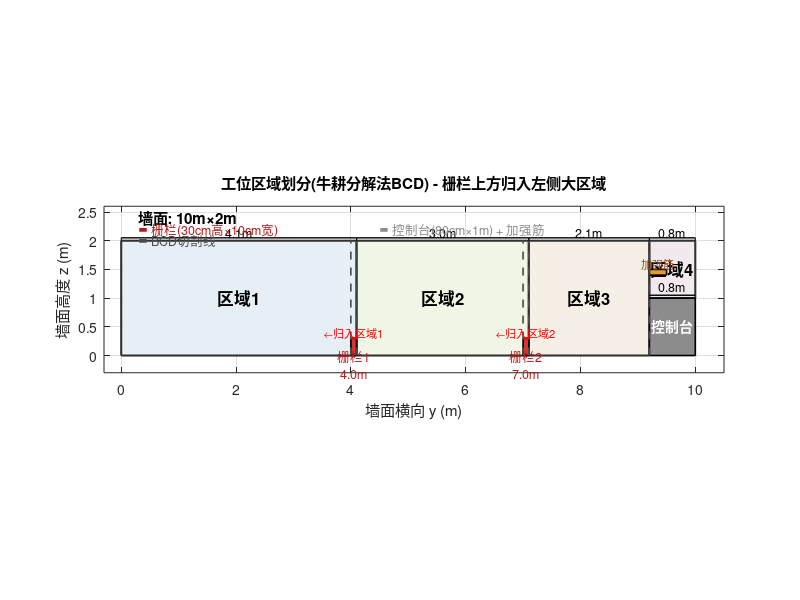

Write MATLAB code to recreate this figure. (Note: this script raises an error after producing the figure.)
%% 舱室绝缘喷涂 - 工位区域划分(牛耕分解法BCD) & 工作点规划
% 墙面: 宽10m×高2m, 机器人中心距墙0.8m, 腕部/喷枪距墙0.4m
% 障碍物: 栅栏1@4m(高30cm宽10cm), 栅栏2@7m, 控制台@9.2-10m(宽80cm高1m, 加强筋@1.4m)
% 区域划分: 牛耕法(BCD), 栅栏上方区域归入左侧大区域
% 工作点: 按机器人单工位覆盖(约1.1m宽×1.6m高)划分, 角落40cm处单独设点, 加强筋单独设点
clear; clc; close all;

%% ===== 参数 =====
WALL_W = 10; WALL_H = 2;        % 墙面 10m×2m
ROBOT_W = 0.80;                  % 机器人中心距墙
GUN_DIST = 0.40;                % 腕部/喷枪距墙

% 栅栏1 @4m, 栅栏2 @7m (高30cm, 宽10cm, 地面起点)
fence1_y = 4.0; fence_w = 0.10; fence_h = 0.30;
fence2_y = 7.0;

% 控制台 @9.2-10m, 宽80cm, 高1m; 加强筋@1.4m (厚10cm宽30cm)
console_y0 = 9.2; console_w = 0.80; console_h = 1.0;
stiff_h = 1.4; stiff_w = 0.30; stiff_t = 0.10;

% 机器人单工位覆盖(Part3结果: 腰扭转±30°, 右臂可达区)
ws_w = 1.1; ws_h = 1.6;          % 单工位覆盖宽×高

%% ===== Part4: 牛耕法(BCD)区域划分 =====
% 障碍物投影到墙面, 切割线由障碍物边界决定
% 切割线 y 坐标: 栅栏左右边 + 控制台左边界
cut_lines = [fence1_y, fence1_y+fence_w, fence2_y, fence2_y+fence_w, console_y0];
cut_lines = unique(cut_lines);

% BCD 区域划分
% 区域1: y=[0, 4.1] (含栅栏1上方, 归入左侧)
% 区域2: y=[4.1, 7.1] (含栅栏2上方, 归入左侧)
% 区域3: y=[7.1, 9.2]
% 区域4: y=[9.2, 10.0] (控制台, z=[1.0, 2.0])
regions = struct('name',{},'y0',{},'y1',{},'z0',{},'z1',{},'color',{},'width',{},'height',{});
regions(1)=struct('name','区域1','y0',0,'y1',4.1,'z0',0,'z1',2.0,'color',[0.85 0.92 0.98],'width',4.1,'height',2.0);
regions(2)=struct('name','区域2','y0',4.1,'y1',7.1,'z0',0,'z1',2.0,'color',[0.92 0.98 0.85],'width',3.0,'height',2.0);
regions(3)=struct('name','区域3','y0',7.1,'y1',9.2,'z0',0,'z1',2.0,'color',[0.98 0.92 0.85],'width',2.1,'height',2.0);
regions(4)=struct('name','区域4','y0',9.2,'y1',10.0,'z0',1.0,'z1',2.0,'color',[0.95 0.88 0.92],'width',0.8,'height',1.0);

%% 图1: 墙面区域划分(BCD)
figure('Position',[60 200 1100 350],'Color','w');
hold on; box on; grid on; axis equal;
xlim([-0.3 10.5]); ylim([-0.3 2.6]);

% 墙面底框
patch([0 WALL_W WALL_W 0],[0 0 WALL_H WALL_H],[0.95 0.95 0.95],'EdgeColor',[0.3 0.3 0.3]);

% 绘制各区域(半透明)
for i=1:numel(regions)
    r=regions(i);
    fill([r.y0 r.y1 r.y1 r.y0],[r.z0 r.z0 r.z1 r.z1],r.color,'FaceAlpha',0.5,'EdgeColor',[0.2 0.2 0.2],'LineWidth',1.5);
    text((r.y0+r.y1)/2, (r.z0+r.z1)/2, r.name, 'FontSize',12,'FontWeight','bold','HorizontalAlignment','center');
end

% 栅栏1 (y=4.0-4.1, z=0-0.3)
patch([fence1_y fence1_y+fence_w fence1_y+fence_w fence1_y],[0 0 fence_h fence_h],[0.85 0.2 0.2],'EdgeColor','k','LineWidth',1.2);
text(fence1_y+fence_w/2, -0.15, sprintf('栅栏1\n%.1fm',fence1_y),'FontSize',9,'HorizontalAlignment','center','Color',[0.7 0.1 0.1]);

% 栅栏2 (y=7.0-7.1, z=0-0.3)
patch([fence2_y fence2_y+fence_w fence2_y+fence_w fence2_y],[0 0 fence_h fence_h],[0.85 0.2 0.2],'EdgeColor','k','LineWidth',1.2);
text(fence2_y+fence_w/2, -0.15, sprintf('栅栏2\n%.1fm',fence2_y),'FontSize',9,'HorizontalAlignment','center','Color',[0.7 0.1 0.1]);

% 控制台 (y=9.2-10.0, z=0-1.0) - 灰色
patch([console_y0 WALL_W WALL_W console_y0],[0 0 console_h console_h],[0.55 0.55 0.55],'EdgeColor','k','LineWidth',1.2);
text(console_y0+console_w/2, console_h/2, '控制台', 'FontSize',10,'FontWeight','bold','HorizontalAlignment','center','Color','w');

% 加强筋 (y=9.2-9.5, z=1.4, 厚10cm宽30cm)
stiff_y0 = console_y0; stiff_y1 = console_y0 + stiff_w;
patch([stiff_y0 stiff_y1 stiff_y1 stiff_y0],[stiff_h stiff_h stiff_h+stiff_t stiff_h+stiff_t],[0.9 0.6 0.2],'EdgeColor','k','LineWidth',1.2);
text(stiff_y0+stiff_w/2, stiff_h+stiff_t+0.1, '加强筋', 'FontSize',8,'HorizontalAlignment','center','Color',[0.6 0.3 0.05]);

% BCD切割线
for cy=cut_lines
    plot([cy cy],[0 WALL_H],'--','Color',[0.3 0.3 0.3],'LineWidth',1.2);
end

% 栅栏上方区域标注(归入左侧)
% 栅栏1上方
plot([fence1_y fence1_y+fence_w],[fence_h fence_h],'r-','LineWidth',1.5);
text(fence1_y+fence_w/2, fence_h+0.1, '\leftarrow归入区域1', 'FontSize',8,'Color','r','HorizontalAlignment','center');
% 栅栏2上方
plot([fence2_y fence2_y+fence_w],[fence_h fence_h],'r-','LineWidth',1.5);
text(fence2_y+fence_w/2, fence_h+0.1, '\leftarrow归入区域2', 'FontSize',8,'Color','r','HorizontalAlignment','center');

% 尺寸标注
for i=1:numel(regions)
    r=regions(i);
    plot([r.y0 r.y1],[r.z1+0.05 r.z1+0.05],'k-','LineWidth',1);
    plot([r.y0 r.y0],[r.z1 r.z1+0.05],'k-'); plot([r.y1 r.y1],[r.z1 r.z1+0.05],'k-');
    text((r.y0+r.y1)/2, r.z1+0.15, sprintf('%.1fm',r.width), 'FontSize',9,'HorizontalAlignment','center');
end
% 控制台宽度
plot([console_y0 WALL_W],[console_h+0.05 console_h+0.05],'k-','LineWidth',1);
text(console_y0+console_w/2, console_h+0.2, sprintf('%.1fm',console_w), 'FontSize',9,'HorizontalAlignment','center');

% 图例/标注
text(0.3, 2.4, '墙面: 10m×2m', 'FontSize',11,'FontWeight','bold');
text(0.3, 2.2, '▬ 栅栏(30cm高×10cm宽)', 'FontSize',9,'Color',[0.7 0.1 0.1]);
text(4.5, 2.2, '▬ 控制台(80cm×1m) + 加强筋', 'FontSize',9,'Color',[0.55 0.55 0.55]);
text(0.3, 2.0, '▬ BCD切割线', 'FontSize',9,'Color',[0.3 0.3 0.3]);

xlabel('墙面横向 y (m)'); ylabel('墙面高度 z (m)');
title('工位区域划分(牛耕分解法BCD) - 栅栏上方归入左侧大区域');
saveas(gcf, fullfile('c:\Users\Yangon\.trae-cn\work\6a7d8c106f3fddaa48e63a71','bcd_regions.png'));

%% ===== Part5: 工作点划分 =====
% 每个区域按机器人单工位覆盖(ws_w×ws_h)划分
% 角落: 距墙端40cm处单独设点, 朝向墙角
% 加强筋: 单独设点, 朝向加强筋位置

corner_offset = 0.40;  % 角落站位距墙边40cm

stations = struct('x',{},'y',{},'z',{},'name',{},'type',{},'cover_y0',{},'cover_y1',{},'cover_z0',{},'cover_z1',{});

% 区域1: y=[0, 4.1], z=[0, 2.0], 宽4.1m -> 4 sub-regions
r = regions(1);
n_cols = ceil(r.width / ws_w);
sub_w = r.width / n_cols;
for c = 1:n_cols
    cy0 = r.y0 + (c-1)*sub_w; cy1 = cy0 + sub_w;
    st_y = (cy0+cy1)/2;
    st_x = ROBOT_W;  % 机器人站位于墙前方80cm
    st_z = 0;
    n = length(stations)+1;
    stations(n) = struct('x',st_x,'y',st_y,'z',st_z,'name',sprintf('R1-%d',c),...
        'type','normal','cover_y0',cy0,'cover_y1',cy1,'cover_z0',r.z0,'cover_z1',r.z1);
end

% 区域2: y=[4.1, 7.1], 宽3.0m -> 3 sub-regions
r = regions(2);
n_cols = ceil(r.width / ws_w);
sub_w = r.width / n_cols;
for c = 1:n_cols
    cy0 = r.y0 + (c-1)*sub_w; cy1 = cy0 + sub_w;
    st_y = (cy0+cy1)/2;
    st_x = ROBOT_W;
    st_z = 0;
    n = length(stations)+1;
    stations(n) = struct('x',st_x,'y',st_y,'z',st_z,'name',sprintf('R2-%d',c),...
        'type','normal','cover_y0',cy0,'cover_y1',cy1,'cover_z0',r.z0,'cover_z1',r.z1);
end

% 区域3: y=[7.1, 9.2], 宽2.1m -> 2 sub-regions
r = regions(3);
n_cols = ceil(r.width / ws_w);
sub_w = r.width / n_cols;
for c = 1:n_cols
    cy0 = r.y0 + (c-1)*sub_w; cy1 = cy0 + sub_w;
    st_y = (cy0+cy1)/2;
    st_x = ROBOT_W;
    st_z = 0;
    n = length(stations)+1;
    stations(n) = struct('x',st_x,'y',st_y,'z',st_z,'name',sprintf('R3-%d',c),...
        'type','normal','cover_y0',cy0,'cover_y1',cy1,'cover_z0',r.z0,'cover_z1',r.z1);
end

% 区域4: 控制台 y=[9.2, 10.0], z=[1.0, 2.0], 宽0.8m -> 1 sub-region, 但需特殊处理
r = regions(4);
for c = 1:1
    cy0 = r.y0; cy1 = r.y1;
    st_y = (cy0+cy1)/2;
    st_x = ROBOT_W;
    st_z = 0;
    n = length(stations)+1;
    stations(n) = struct('x',st_x,'y',st_y,'z',st_z,'name','R4-1',...
        'type','console','cover_y0',cy0,'cover_y1',cy1,'cover_z0',r.z0,'cover_z1',r.z1);
end

% 角落站位: 左端40cm (y=0.4), 朝向左侧墙角
n = length(stations)+1;
stations(n) = struct('x',ROBOT_W,'y',corner_offset,'z',0,'name','角L',...
    'type','corner','cover_y0',0,'cover_y1',corner_offset+0.3,'cover_z0',0,'cover_z1',WALL_H);
% 右端40cm (y=9.6), 朝向右侧墙角
n = length(stations)+1;
stations(n) = struct('x',ROBOT_W,'y',WALL_W-corner_offset,'z',0,'name','角R',...
    'type','corner','cover_y0',WALL_W-corner_offset-0.3,'cover_y1',WALL_W,'cover_z0',0,'cover_z1',WALL_H);

% 加强筋单独站位: 在加强筋位置(y=9.2-9.5, z=1.4)
n = length(stations)+1;
stations(n) = struct('x',ROBOT_W,'y',stiff_y0+stiff_w/2,'z',0,'name','加强筋',...
    'type','stiffener','cover_y0',stiff_y0,'cover_y1',stiff_y1,'cover_z0',stiff_h,'cover_z1',stiff_h+stiff_t+0.1);

fprintf('总站位点数: %d\n', length(stations));
fprintf('  普通: %d, 角落: %d, 加强筋: %d, 控制台: %d\n', ...
    sum(strcmp({stations.type},'normal')), sum(strcmp({stations.type},'corner')), ...
    sum(strcmp({stations.type},'stiffener')), sum(strcmp({stations.type},'console')));

%% 图2: 工作点划分(墙面俯视+侧视)
figure('Position',[60 60 1150 500],'Color','w');
subplot(1,2,1); hold on; box on; grid on; axis equal;
xlim([-0.5 10.8]); ylim([-0.5 3.5]);
% 墙面线
plot([0 WALL_W],[0 0],'k-','LineWidth',3);
plot([0 WALL_W],[WALL_H WALL_H],'k-','LineWidth',1.5);
plot([0 0],[0 WALL_H],'k-'); plot([WALL_W WALL_W],[0 WALL_H],'k-');
% 各区域
for i=1:numel(regions)
    r=regions(i);
    fill([r.y0 r.y1 r.y1 r.y0],[r.z0 r.z0 r.z1 r.z1],r.color,'FaceAlpha',0.3);
end
% 障碍物
patch([fence1_y fence1_y+fence_w fence1_y+fence_w fence1_y],[0 0 fence_h fence_h],[0.85 0.2 0.2]);
patch([fence2_y fence2_y+fence_w fence2_y+fence_w fence2_y],[0 0 fence_h fence_h],[0.85 0.2 0.2]);
patch([console_y0 WALL_W WALL_W console_y0],[0 0 console_h console_h],[0.55 0.55 0.55]);
patch([stiff_y0 stiff_y1 stiff_y1 stiff_y0],[stiff_h stiff_h stiff_h+stiff_t stiff_h+stiff_t],[0.9 0.6 0.2]);
% 站位点投影
for i=1:numel(stations)
    s=stations(i);
    switch s.type
        case 'normal',   m='s'; mc=[0.2 0.5 0.8]; ms=10;
        case 'corner',   m='d'; mc=[0.85 0.2 0.1]; ms=12;
        case 'stiffener',m='^'; mc=[0.9 0.5 0.1]; ms=12;
        case 'console',  m='o'; mc=[0.3 0.3 0.3]; ms=10;
    end
    % 站位点投影到墙面(y,z)
    plot(s.y, (s.cover_z0+s.cover_z1)/2, m, 'MarkerSize',ms, 'MarkerFaceColor',mc, 'MarkerEdgeColor','k');
    text(s.y, (s.cover_z0+s.cover_z1)/2+0.1, s.name, 'FontSize',7,'HorizontalAlignment','center');
end
xlabel('墙面横向 y (m)'); ylabel('墙面高度 z (m)');
title('工作点划分(墙面投影)');
legend({'普通','角落','加强筋','控制台'},'Location','northeast');

%% 图3: 三维站位点示意图
figure('Position',[100 60 1000 600],'Color','w');
hold on; box on; grid on; view(35,25); axis equal;
xlim([-0.5 2.5]); ylim([-0.5 10.5]); zlim([-0.2 2.5]);
xlabel('x (距墙)'); ylabel('y (墙面横向)'); zlabel('z (高度)');

% 墙面(半透明)
patch([ROBOT_W-GUN_DIST ROBOT_W-GUN_DIST ROBOT_W-GUN_DIST ROBOT_W-GUN_DIST], ...
    [0 WALL_W WALL_W 0], [0 0 WALL_H WALL_H], [0.7 0.8 0.95], 'FaceAlpha',0.4,'EdgeColor','k');

% 地面
patch([0 2 2 0],[0 0 WALL_W WALL_W],[0 0 0 0],[0.85 0.85 0.85],'FaceAlpha',0.5);

% 障碍物(3D)
% 栅栏1
bar3d(fence1_y, fence1_y+fence_w, 0, fence_h, GUN_DIST, [0.85 0.2 0.2]);
% 栅栏2
bar3d(fence2_y, fence2_y+fence_w, 0, fence_h, GUN_DIST, [0.85 0.2 0.2]);
% 控制台
bar3d(console_y0, WALL_W, 0, console_h, GUN_DIST, [0.55 0.55 0.55]);
% 加强筋
bar3d(stiff_y0, stiff_y1, stiff_h, stiff_h+stiff_t, GUN_DIST, [0.9 0.6 0.2]);

% 站位点(3D)
for i=1:numel(stations)
    s=stations(i);
    switch s.type
        case 'normal',   mc=[0.2 0.5 0.8];
        case 'corner',   mc=[0.85 0.2 0.1];
        case 'stiffener',mc=[0.9 0.5 0.1];
        case 'console',  mc=[0.3 0.3 0.3];
    end
    % 机器人站位点(地面上, 距墙ROBOT_W)
    plot3(s.x, s.y, 0.05, 'o', 'MarkerSize',10, 'MarkerFaceColor',mc, 'MarkerEdgeColor','k');
    % 机器人躯干示意(竖线)
    plot3([s.x s.x],[s.y s.y],[0.05 1.63],'Color',mc,'LineWidth',2);
    % 从站位到腕部平面的连线
    plot3([s.x GUN_DIST],[s.y s.y],[1.0 1.0],'--','Color',mc,'LineWidth',0.8);
    text(s.x+0.05, s.y, 0.15, s.name, 'FontSize',7,'Color',mc);
end

% 角落朝向标注
% 左角: 站位在y=0.4, 朝向墙角(0,0)
sL = stations(end-1);
quiver3(sL.x, sL.y, 0.5, -0.3, -0.3, 0, 0.3, 'Color',[0.85 0.2 0.1],'LineWidth',2,'MaxHeadSize',0.5);
% 右角: 站位在y=9.6, 朝向墙角(WALL_W,0)
sR = stations(end);
quiver3(sR.x, sR.y, 0.5, -0.3, 0.3, 0, 0.3, 'Color',[0.85 0.2 0.1],'LineWidth',2,'MaxHeadSize',0.5);

title(sprintf('三维站位点示意图(共%d个站位点)', length(stations)));
saveas(gcf, fullfile('c:\Users\Yangon\.trae-cn\work\6a7d8c106f3fddaa48e63a71','station_3d.png'));

%% 图4: 工作点划分(墙面俯视图, 含覆盖区域)
figure('Position',[60 60 1000 480],'Color','w');
hold on; box on; grid on; axis equal;
xlim([-0.8 2.0]); ylim([-0.5 10.5]);
% 墙面线
plot([0 0],[0 WALL_W],'k-','LineWidth',2);
% 地面
patch([0 2 2 0],[0 0 WALL_W WALL_W],[0.9 0.9 0.9],'FaceAlpha',0.3);
% 障碍物 (俯视: x=0到障碍物宽度, y=障碍物沿墙位置)
patch([0 fence_w fence_w 0],[fence1_y fence1_y fence1_y+fence_w fence1_y+fence_w],[0.85 0.2 0.2],'FaceAlpha',0.7);
patch([0 fence_w fence_w 0],[fence2_y fence2_y fence2_y+fence_w fence2_y+fence_w],[0.85 0.2 0.2],'FaceAlpha',0.7);
patch([0 console_w console_w 0],[console_y0 console_y0 WALL_W WALL_W],[0.55 0.55 0.55],'FaceAlpha',0.7);
% 站位点+覆盖区域
for i=1:numel(stations)
    s=stations(i);
    switch s.type
        case 'normal',   mc=[0.2 0.5 0.8]; fa=0.15;
        case 'corner',   mc=[0.85 0.2 0.1]; fa=0.2;
        case 'stiffener',mc=[0.9 0.5 0.1]; fa=0.25;
        case 'console',  mc=[0.3 0.3 0.3]; fa=0.2;
    end
    % 覆盖区域(墙面上的投影)
    fill([0 0 GUN_DIST GUN_DIST],[s.cover_y0 s.cover_y1 s.cover_y1 s.cover_y0],mc,'FaceAlpha',fa,'EdgeColor',mc,'LineWidth',1);
    % 站位点
    plot(s.x, s.y, 'o', 'MarkerSize',8, 'MarkerFaceColor',mc, 'MarkerEdgeColor','k');
    text(s.x+0.05, s.y, s.name, 'FontSize',7,'Color',mc);
end
% 机器人中心距墙线
plot([ROBOT_W ROBOT_W],[0 WALL_W],'--','Color',[0.5 0.5 0.5],'LineWidth',1);
text(ROBOT_W, -0.35, '机器人站位线', 'FontSize',8,'HorizontalAlignment','center');
xlabel('x (距墙)'); ylabel('y (墙面横向)');
title('俯视: 站位点分布与墙面覆盖区域');
saveas(gcf, fullfile('c:\Users\Yangon\.trae-cn\work\6a7d8c106f3fddaa48e63a71','station_topview.png'));

%% 保存数据
save(fullfile('c:\Users\Yangon\.trae-cn\work\6a7d8c106f3fddaa48e63a71','station_data.mat'), ...
    'regions','stations','WALL_W','WALL_H','ROBOT_W','GUN_DIST','ws_w','ws_h');

fprintf('\n===== 区域划分与工作点规划完成 =====\n');
fprintf('区域数: %d, 总站位点: %d\n', numel(regions), length(stations));
for i=1:numel(regions)
    r=regions(i);
    fprintf('  %s: y=[%.1f,%.1f] z=[%.1f,%.1f] 宽%.1fm×高%.1fm\n', r.name, r.y0, r.y1, r.z0, r.z1, r.width, r.height);
end

%% ===== 辅助函数 =====
function bar3d(y0, y1, z0, z1, thick, col)
    verts = [0 y0 z0; 0 y1 z0; 0 y1 z1; 0 y0 z1;
             thick y0 z0; thick y1 z0; thick y1 z1; thick y0 z1];
    faces = [1 2 6 5; 2 3 7 6; 3 4 8 7; 4 1 5 8; 1 2 3 4; 5 6 7 8];
    patch('Vertices',verts,'Faces',faces,'FaceColor',col,'EdgeColor','k','FaceAlpha',0.8);
end
